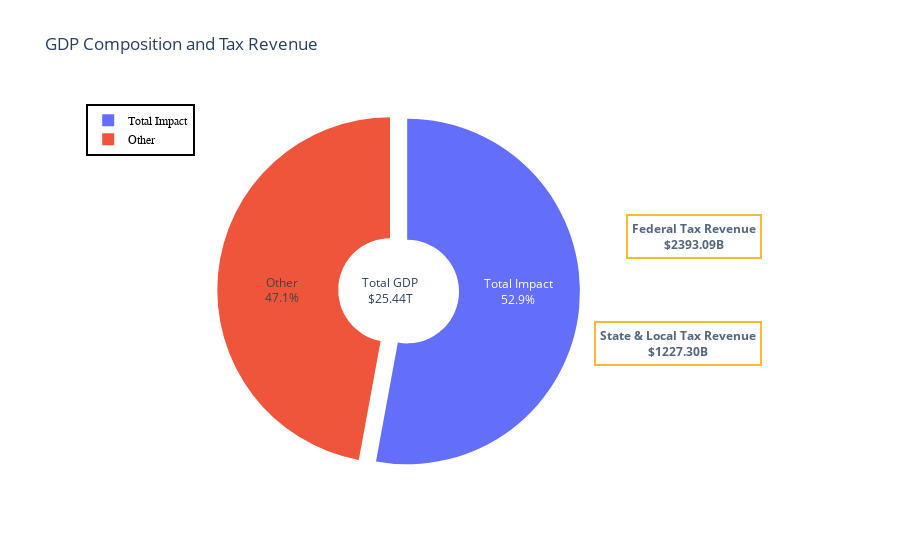

This figure's notebook cell:
### Code cell
import plotly.graph_objects as go
import pandas as pd

gdp = pd.read_csv("Data/gdp.csv")

# Data for pie chart
total_gdp = 25440000000000
direct_stem = 7659763581061
total_impact = 13455680288718
other = total_gdp - total_impact

# Calculate percentages for pie chart
total_impact_pct = (total_impact / total_gdp) * 100
other_pct = (other / total_gdp) * 100

# Data for tax revenue
federal_tax_revenue = 2393085107704
state_local_tax_revenue = 1227299092354

# Create the figure
fig = go.Figure()

# Add pie chart
fig.add_trace(go.Pie(
    labels=['Total Impact', 'Other'],
    values=[total_impact_pct, other_pct],
    textinfo='label+percent',
    insidetextorientation='radial',
    hole=0.3,
    pull=[0.1, 0],  # Explode the 'Total Impact' slice
))

# Update layout
fig.update_layout(
    title_text="GDP Composition and Tax Revenue",
    annotations=[
        dict(text=f'Total GDP<br>$25.44T', x=0.5, y=0.5, font_size=12, showarrow=False),
        
        # Federal Tax Revenue annotation
        dict(
            x=1.1, y=0.7,
            xref="paper", yref="paper",
            text=f"<b>Federal Tax Revenue<br>${federal_tax_revenue/1e9:.2f}B</b>",
            showarrow=False,
            bordercolor="#FFA500",
            borderwidth=2,
            borderpad=4,
            bgcolor="#ffffff",
            opacity=0.8,
            align="center",
        ),
        
        # State & Local Tax Revenue annotation
        dict(
            x=1.1, y=0.3,
            xref="paper", yref="paper",
            text=f"<b>State & Local Tax Revenue<br>${state_local_tax_revenue/1e9:.2f}B</b>",
            showarrow=False,
            bordercolor="#FFA500",
            borderwidth=2,
            borderpad=4,
            bgcolor="#ffffff",
            opacity=0.8,
            align="center",
        )
    ],
    legend=dict(
        x=0.01,  # Move legend to the upper left corner
        y=0.99,
        xanchor="left",
        yanchor="top",
        traceorder="normal",
        font=dict(
            family="sans-serif",
            size=12,
            color="black"
        ),
        bgcolor="White",
        bordercolor="Black",
        borderwidth=2
    ),
    margin=dict(r=200)  # Increase right margin to accommodate annotations
)

# Remove axes
fig.update_xaxes(showticklabels=False, showgrid=False, zeroline=False)
fig.update_yaxes(showticklabels=False, showgrid=False, zeroline=False)

# Show the figure
fig.show()

### Figure 1 — Plotly figure (JSON) as saved in the notebook; plotly's stock layout.template omitted (floating-point values rounded to 4 significant figures)
{"data": [{"hole": 0.3, "insidetextorientation": "radial", "labels": ["Total Impact", "Other"], "pull": [0.1, 0], "textinfo": "label+percent", "type": "pie", "values": [52.89, 47.11]}], "layout": {"annotations": [{"font": {"size": 12}, "showarrow": false, "text": "Total GDP<br>$25.44T", "x": 0.5, "y": 0.5}, {"align": "center", "bgcolor": "#ffffff", "bordercolor": "#FFA500", "borderpad": 4, "borderwidth": 2, "opacity": 0.8, "showarrow": false, "text": "<b>Federal Tax Revenue<br>$2393.09B</b>", "x": 1.1, "xref": "paper", "y": 0.7, "yref": "paper"}, {"align": "center", "bgcolor": "#ffffff", "bordercolor": "#FFA500", "borderpad": 4, "borderwidth": 2, "opacity": 0.8, "showarrow": false, "text": "<b>State & Local Tax Revenue<br>$1227.30B</b>", "x": 1.1, "xref": "paper", "y": 0.3, "yref": "paper"}], "legend": {"bgcolor": "White", "bordercolor": "Black", "borderwidth": 2, "font": {"color": "black", "family": "sans-serif", "size": 12}, "traceorder": "normal", "x": 0.01, "xanchor": "left", "y": 0.99, "yanchor": "top"}, "margin": {"r": 200}, "title": {"text": "GDP Composition and Tax Revenue"}, "xaxis": {"showgrid": false, "showticklabels": false, "zeroline": false}, "yaxis": {"showgrid": false, "showticklabels": false, "zeroline": false}}}
